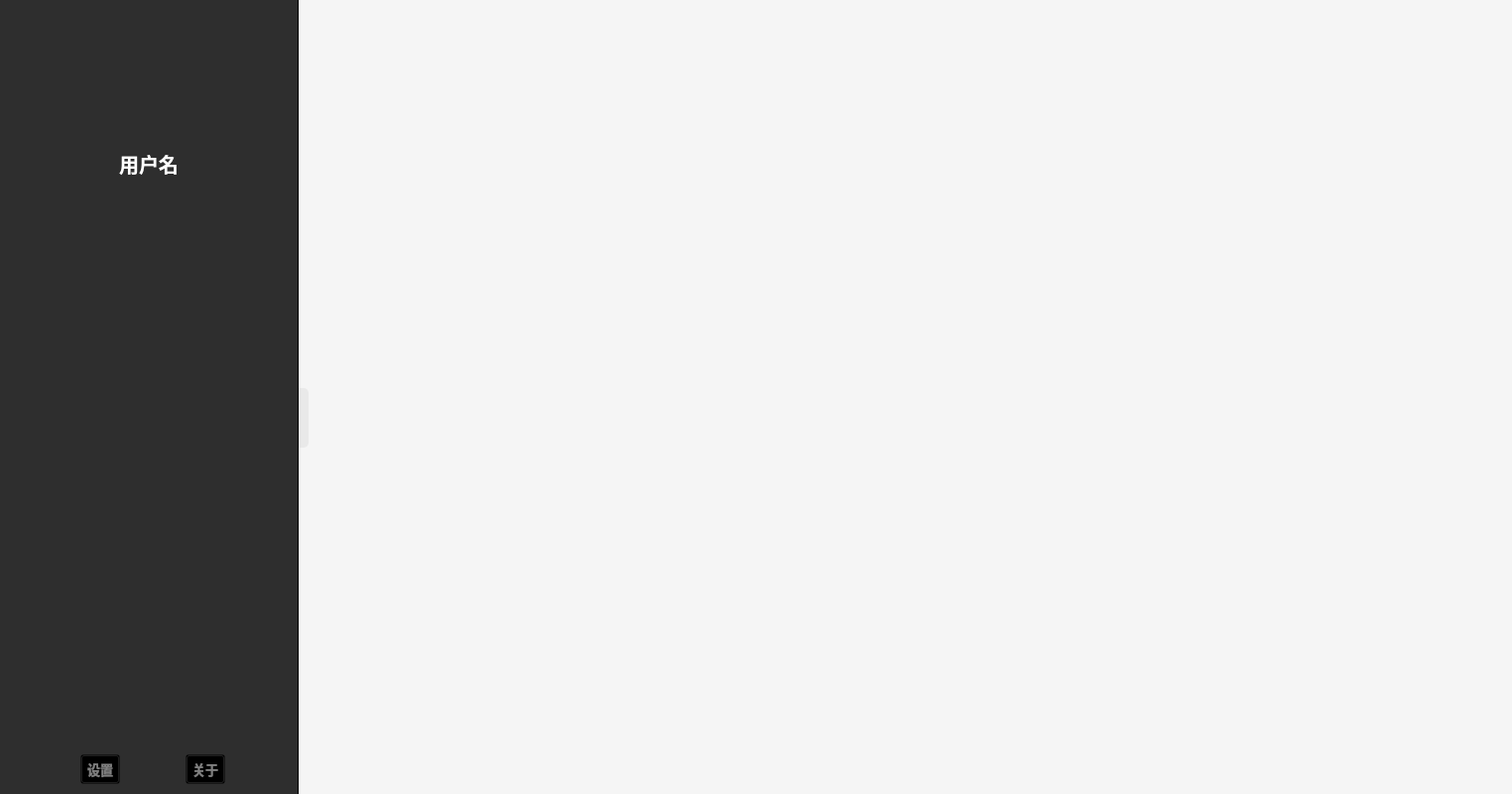
<?xml version="1.0" encoding="UTF-8"?>
<ui version="4.0">
 <class>Widget</class>
 <widget class="QWidget" name="Widget">
  <property name="geometry">
   <rect>
    <x>0</x>
    <y>0</y>
    <width>1524</width>
    <height>800</height>
   </rect>
  </property>
  <property name="minimumSize">
   <size>
    <width>1200</width>
    <height>800</height>
   </size>
  </property>
  <property name="maximumSize">
   <size>
    <width>16777215</width>
    <height>16777215</height>
   </size>
  </property>
  <property name="windowTitle">
   <string>Widget</string>
  </property>
  <layout class="QGridLayout" name="widgetGridLayout">
   <property name="leftMargin">
    <number>0</number>
   </property>
   <property name="topMargin">
    <number>0</number>
   </property>
   <property name="rightMargin">
    <number>0</number>
   </property>
   <property name="bottomMargin">
    <number>0</number>
   </property>
   <property name="spacing">
    <number>0</number>
   </property>
   <item row="0" column="0">
    <widget class="QWidget" name="mainWidget" native="true">
     <property name="minimumSize">
      <size>
       <width>0</width>
       <height>800</height>
      </size>
     </property>
     <layout class="QGridLayout" name="mainWidgetGridLayout">
      <property name="leftMargin">
       <number>0</number>
      </property>
      <property name="topMargin">
       <number>0</number>
      </property>
      <property name="rightMargin">
       <number>0</number>
      </property>
      <property name="bottomMargin">
       <number>0</number>
      </property>
      <property name="spacing">
       <number>0</number>
      </property>
      <item row="0" column="0">
       <widget class="QSplitter" name="splitter">
        <property name="orientation">
         <enum>Qt::Horizontal</enum>
        </property>
        <property name="opaqueResize">
         <bool>true</bool>
        </property>
        <property name="handleWidth">
         <number>0</number>
        </property>
        <property name="childrenCollapsible">
         <bool>false</bool>
        </property>
        <widget class="QWidget" name="leftWidget" native="true">
         <property name="minimumSize">
          <size>
           <width>0</width>
           <height>0</height>
          </size>
         </property>
         <property name="maximumSize">
          <size>
           <width>300</width>
           <height>16777215</height>
          </size>
         </property>
         <property name="styleSheet">
          <string notr="true">QWidget#leftWidget{background:#2e2e2e;}</string>
         </property>
         <layout class="QGridLayout" name="leftWidgetGridLayout">
          <property name="leftMargin">
           <number>0</number>
          </property>
          <property name="topMargin">
           <number>0</number>
          </property>
          <property name="rightMargin">
           <number>0</number>
          </property>
          <property name="bottomMargin">
           <number>0</number>
          </property>
          <property name="spacing">
           <number>0</number>
          </property>
          <item row="0" column="0">
           <widget class="QWidget" name="userInfoWidget" native="true">
            <property name="sizePolicy">
             <sizepolicy hsizetype="Preferred" vsizetype="Preferred">
              <horstretch>1</horstretch>
              <verstretch>0</verstretch>
             </sizepolicy>
            </property>
            <property name="minimumSize">
             <size>
              <width>100</width>
              <height>200</height>
             </size>
            </property>
            <property name="maximumSize">
             <size>
              <width>16777215</width>
              <height>200</height>
             </size>
            </property>
            <layout class="QGridLayout" name="userInfoWidgetGridLayout">
             <property name="leftMargin">
              <number>0</number>
             </property>
             <property name="topMargin">
              <number>0</number>
             </property>
             <property name="rightMargin">
              <number>0</number>
             </property>
             <property name="bottomMargin">
              <number>0</number>
             </property>
             <property name="spacing">
              <number>0</number>
             </property>
             <item row="0" column="0">
              <layout class="QVBoxLayout" name="verticalLayout">
               <item>
                <spacer name="verticalSpacer">
                 <property name="orientation">
                  <enum>Qt::Vertical</enum>
                 </property>
                 <property name="sizeType">
                  <enum>QSizePolicy::Minimum</enum>
                 </property>
                 <property name="sizeHint" stdset="0">
                  <size>
                   <width>20</width>
                   <height>20</height>
                  </size>
                 </property>
                </spacer>
               </item>
               <item>
                <layout class="QHBoxLayout" name="portraitLayout">
                 <item>
                  <spacer name="portraitLayoutHSpacerL">
                   <property name="orientation">
                    <enum>Qt::Horizontal</enum>
                   </property>
                   <property name="sizeHint" stdset="0">
                    <size>
                     <width>40</width>
                     <height>20</height>
                    </size>
                   </property>
                  </spacer>
                 </item>
                 <item>
                  <widget class="QLabel" name="userPortrait">
                   <property name="sizePolicy">
                    <sizepolicy hsizetype="Preferred" vsizetype="Preferred">
                     <horstretch>0</horstretch>
                     <verstretch>0</verstretch>
                    </sizepolicy>
                   </property>
                   <property name="minimumSize">
                    <size>
                     <width>100</width>
                     <height>100</height>
                    </size>
                   </property>
                   <property name="maximumSize">
                    <size>
                     <width>100</width>
                     <height>100</height>
                    </size>
                   </property>
                   <property name="cursor">
                    <cursorShape>PointingHandCursor</cursorShape>
                   </property>
                   <property name="toolTip">
                    <string>用户中心</string>
                   </property>
                   <property name="layoutDirection">
                    <enum>Qt::LeftToRight</enum>
                   </property>
                   <property name="styleSheet">
                    <string notr="true"/>
                   </property>
                   <property name="frameShape">
                    <enum>QFrame::NoFrame</enum>
                   </property>
                   <property name="frameShadow">
                    <enum>QFrame::Plain</enum>
                   </property>
                   <property name="text">
                    <string/>
                   </property>
                   <property name="textFormat">
                    <enum>Qt::AutoText</enum>
                   </property>
                   <property name="pixmap">
                    <pixmap resource="../qrc/custom/custom.qrc">:/custom/icons/portrait.png</pixmap>
                   </property>
                   <property name="scaledContents">
                    <bool>true</bool>
                   </property>
                   <property name="alignment">
                    <set>Qt::AlignCenter</set>
                   </property>
                   <property name="wordWrap">
                    <bool>false</bool>
                   </property>
                   <property name="margin">
                    <number>0</number>
                   </property>
                   <property name="indent">
                    <number>0</number>
                   </property>
                  </widget>
                 </item>
                 <item>
                  <spacer name="portraitLayoutHSpacerR">
                   <property name="orientation">
                    <enum>Qt::Horizontal</enum>
                   </property>
                   <property name="sizeHint" stdset="0">
                    <size>
                     <width>40</width>
                     <height>20</height>
                    </size>
                   </property>
                  </spacer>
                 </item>
                </layout>
               </item>
               <item>
                <spacer name="verticalSpacer_2">
                 <property name="orientation">
                  <enum>Qt::Vertical</enum>
                 </property>
                 <property name="sizeType">
                  <enum>QSizePolicy::Fixed</enum>
                 </property>
                 <property name="sizeHint" stdset="0">
                  <size>
                   <width>17</width>
                   <height>10</height>
                  </size>
                 </property>
                </spacer>
               </item>
               <item>
                <layout class="QHBoxLayout" name="usernameHLayout">
                 <item>
                  <spacer name="horizontalSpacer">
                   <property name="orientation">
                    <enum>Qt::Horizontal</enum>
                   </property>
                   <property name="sizeHint" stdset="0">
                    <size>
                     <width>40</width>
                     <height>20</height>
                    </size>
                   </property>
                  </spacer>
                 </item>
                 <item>
                  <layout class="QVBoxLayout" name="usernameVLayout">
                   <item>
                    <widget class="QLabel" name="usernameLabel">
                     <property name="minimumSize">
                      <size>
                       <width>0</width>
                       <height>30</height>
                      </size>
                     </property>
                     <property name="maximumSize">
                      <size>
                       <width>1000</width>
                       <height>30</height>
                      </size>
                     </property>
                     <property name="font">
                      <font>
                       <pointsize>15</pointsize>
                       <bold>true</bold>
                      </font>
                     </property>
                     <property name="cursor">
                      <cursorShape>ArrowCursor</cursorShape>
                     </property>
                     <property name="toolTip">
                      <string>用户名</string>
                     </property>
                     <property name="styleSheet">
                      <string notr="true">QLabel{color: white;}</string>
                     </property>
                     <property name="text">
                      <string>用户名</string>
                     </property>
                     <property name="textFormat">
                      <enum>Qt::AutoText</enum>
                     </property>
                     <property name="scaledContents">
                      <bool>true</bool>
                     </property>
                     <property name="alignment">
                      <set>Qt::AlignCenter</set>
                     </property>
                     <property name="wordWrap">
                      <bool>true</bool>
                     </property>
                    </widget>
                   </item>
                  </layout>
                 </item>
                 <item>
                  <spacer name="horizontalSpacer_2">
                   <property name="orientation">
                    <enum>Qt::Horizontal</enum>
                   </property>
                   <property name="sizeHint" stdset="0">
                    <size>
                     <width>40</width>
                     <height>20</height>
                    </size>
                   </property>
                  </spacer>
                 </item>
                </layout>
               </item>
               <item>
                <spacer name="verticalSpacer_3">
                 <property name="orientation">
                  <enum>Qt::Vertical</enum>
                 </property>
                 <property name="sizeType">
                  <enum>QSizePolicy::Fixed</enum>
                 </property>
                 <property name="sizeHint" stdset="0">
                  <size>
                   <width>17</width>
                   <height>10</height>
                  </size>
                 </property>
                </spacer>
               </item>
              </layout>
             </item>
            </layout>
           </widget>
          </item>
          <item row="1" column="0">
           <widget class="QWidget" name="listViewWidget" native="true">
            <layout class="QGridLayout" name="listViewWidgetGridLayout">
             <property name="leftMargin">
              <number>5</number>
             </property>
             <property name="topMargin">
              <number>5</number>
             </property>
             <property name="rightMargin">
              <number>5</number>
             </property>
             <property name="bottomMargin">
              <number>5</number>
             </property>
             <property name="spacing">
              <number>0</number>
             </property>
             <item row="2" column="0">
              <widget class="NavListView" name="listView">
               <property name="cursor" stdset="0">
                <cursorShape>ArrowCursor</cursorShape>
               </property>
               <property name="styleSheet">
                <string notr="true">QListView{background:transparent;border:0px;}
QListView:item{height:20px;}</string>
               </property>
               <property name="lineWidth">
                <number>2</number>
               </property>
               <property name="spacing">
                <number>0</number>
               </property>
              </widget>
             </item>
             <item row="3" column="0">
              <layout class="QHBoxLayout" name="horizontalLayout_3">
               <property name="leftMargin">
                <number>10</number>
               </property>
               <property name="bottomMargin">
                <number>5</number>
               </property>
               <item>
                <widget class="QToolButton" name="settingButton">
                 <property name="minimumSize">
                  <size>
                   <width>0</width>
                   <height>30</height>
                  </size>
                 </property>
                 <property name="maximumSize">
                  <size>
                   <width>16777215</width>
                   <height>30</height>
                  </size>
                 </property>
                 <property name="font">
                  <font>
                   <family>黑体</family>
                   <pointsize>10</pointsize>
                   <bold>true</bold>
                  </font>
                 </property>
                 <property name="cursor">
                  <cursorShape>PointingHandCursor</cursorShape>
                 </property>
                 <property name="toolTip">
                  <string>设置</string>
                 </property>
                 <property name="styleSheet">
                  <string notr="true">QToolButton{background:transparent;color:rgba(255,255,255,50%);}
QToolButton:hover{background:transparent;color:rgba(255,255,255,100%);}</string>
                 </property>
                 <property name="text">
                  <string>设置</string>
                 </property>
                 <property name="iconSize">
                  <size>
                   <width>22</width>
                   <height>22</height>
                  </size>
                 </property>
                 <property name="toolButtonStyle">
                  <enum>Qt::ToolButtonTextBesideIcon</enum>
                 </property>
                </widget>
               </item>
               <item>
                <widget class="QToolButton" name="aboutButton">
                 <property name="minimumSize">
                  <size>
                   <width>0</width>
                   <height>30</height>
                  </size>
                 </property>
                 <property name="maximumSize">
                  <size>
                   <width>16777215</width>
                   <height>30</height>
                  </size>
                 </property>
                 <property name="font">
                  <font>
                   <family>黑体</family>
                   <pointsize>10</pointsize>
                   <bold>true</bold>
                  </font>
                 </property>
                 <property name="cursor">
                  <cursorShape>PointingHandCursor</cursorShape>
                 </property>
                 <property name="toolTip">
                  <string>关于</string>
                 </property>
                 <property name="styleSheet">
                  <string notr="true">QToolButton{background:transparent;color:rgba(255,255,255,50%);}
QToolButton:hover{background:transparent;color:rgba(255,255,255,100%);}</string>
                 </property>
                 <property name="text">
                  <string>关于</string>
                 </property>
                 <property name="iconSize">
                  <size>
                   <width>22</width>
                   <height>22</height>
                  </size>
                 </property>
                 <property name="toolButtonStyle">
                  <enum>Qt::ToolButtonTextBesideIcon</enum>
                 </property>
                </widget>
               </item>
              </layout>
             </item>
            </layout>
           </widget>
          </item>
         </layout>
        </widget>
        <widget class="QWidget" name="rightWidget" native="true">
         <property name="contextMenuPolicy">
          <enum>Qt::NoContextMenu</enum>
         </property>
         <property name="styleSheet">
          <string notr="true">QWidget#rightWidget{border-left:1px solid;background:#f5f5f5;}</string>
         </property>
         <layout class="QGridLayout" name="rightWidgetGridLayout">
          <property name="leftMargin">
           <number>0</number>
          </property>
          <property name="topMargin">
           <number>0</number>
          </property>
          <property name="rightMargin">
           <number>0</number>
          </property>
          <property name="bottomMargin">
           <number>0</number>
          </property>
          <property name="spacing">
           <number>0</number>
          </property>
          <item row="0" column="0">
           <layout class="QVBoxLayout" name="rightLayout">
            <property name="spacing">
             <number>0</number>
            </property>
            <item>
             <widget class="QWidget" name="titleBarWidget" native="true">
              <property name="minimumSize">
               <size>
                <width>0</width>
                <height>32</height>
               </size>
              </property>
              <property name="maximumSize">
               <size>
                <width>16777215</width>
                <height>32</height>
               </size>
              </property>
              <property name="layoutDirection">
               <enum>Qt::LeftToRight</enum>
              </property>
              <layout class="QGridLayout" name="titleBarWidgetGridLayout">
               <property name="leftMargin">
                <number>0</number>
               </property>
               <property name="topMargin">
                <number>0</number>
               </property>
               <property name="rightMargin">
                <number>0</number>
               </property>
               <property name="bottomMargin">
                <number>0</number>
               </property>
               <property name="spacing">
                <number>0</number>
               </property>
               <item row="0" column="0">
                <layout class="QHBoxLayout" name="titleBarLayout">
                 <property name="spacing">
                  <number>0</number>
                 </property>
                 <property name="sizeConstraint">
                  <enum>QLayout::SetMaximumSize</enum>
                 </property>
                 <item>
                  <spacer name="titleBarLayoutHSpacer">
                   <property name="orientation">
                    <enum>Qt::Horizontal</enum>
                   </property>
                   <property name="sizeHint" stdset="0">
                    <size>
                     <width>40</width>
                     <height>30</height>
                    </size>
                   </property>
                  </spacer>
                 </item>
                 <item>
                  <widget class="QPushButton" name="stickTopButton">
                   <property name="minimumSize">
                    <size>
                     <width>30</width>
                     <height>30</height>
                    </size>
                   </property>
                   <property name="maximumSize">
                    <size>
                     <width>30</width>
                     <height>30</height>
                    </size>
                   </property>
                   <property name="cursor">
                    <cursorShape>ArrowCursor</cursorShape>
                   </property>
                   <property name="toolTip">
                    <string>置顶</string>
                   </property>
                   <property name="styleSheet">
                    <string notr="true">QPushButton{border:0px;
background:transparent;}
QPushButton:hover{border:0px;
background:transparent;background-color:#e2e2e2;}</string>
                   </property>
                   <property name="text">
                    <string/>
                   </property>
                   <property name="icon">
                    <iconset resource="../qrc/custom/custom.qrc">
                     <normaloff>:/custom/icons/sticktop.png</normaloff>:/custom/icons/sticktop.png</iconset>
                   </property>
                   <property name="iconSize">
                    <size>
                     <width>23</width>
                     <height>23</height>
                    </size>
                   </property>
                  </widget>
                 </item>
                 <item>
                  <widget class="QPushButton" name="minimizeButton">
                   <property name="minimumSize">
                    <size>
                     <width>30</width>
                     <height>30</height>
                    </size>
                   </property>
                   <property name="maximumSize">
                    <size>
                     <width>30</width>
                     <height>30</height>
                    </size>
                   </property>
                   <property name="cursor">
                    <cursorShape>ArrowCursor</cursorShape>
                   </property>
                   <property name="toolTip">
                    <string>最小化</string>
                   </property>
                   <property name="styleSheet">
                    <string notr="true">QPushButton{border:0px;
background:transparent;}
QPushButton:hover{border:0px;
background:transparent;background-color:#e2e2e2;}</string>
                   </property>
                   <property name="text">
                    <string/>
                   </property>
                   <property name="icon">
                    <iconset resource="../qrc/custom/custom.qrc">
                     <normaloff>:/custom/icons/minimize.png</normaloff>:/custom/icons/minimize.png</iconset>
                   </property>
                  </widget>
                 </item>
                 <item>
                  <widget class="QPushButton" name="maximizeButton">
                   <property name="minimumSize">
                    <size>
                     <width>30</width>
                     <height>30</height>
                    </size>
                   </property>
                   <property name="maximumSize">
                    <size>
                     <width>30</width>
                     <height>30</height>
                    </size>
                   </property>
                   <property name="font">
                    <font>
                     <pointsize>9</pointsize>
                    </font>
                   </property>
                   <property name="cursor">
                    <cursorShape>ArrowCursor</cursorShape>
                   </property>
                   <property name="toolTip">
                    <string>最大化</string>
                   </property>
                   <property name="styleSheet">
                    <string notr="true">QPushButton{border:0px;
background:transparent;}
QPushButton:hover{border:0px;
background:transparent;background-color:#e2e2e2;}</string>
                   </property>
                   <property name="text">
                    <string/>
                   </property>
                   <property name="icon">
                    <iconset resource="../qrc/custom/custom.qrc">
                     <normaloff>:/custom/icons/maximize.png</normaloff>:/custom/icons/maximize.png</iconset>
                   </property>
                   <property name="iconSize">
                    <size>
                     <width>20</width>
                     <height>20</height>
                    </size>
                   </property>
                  </widget>
                 </item>
                 <item>
                  <widget class="QPushButton" name="closeButton">
                   <property name="minimumSize">
                    <size>
                     <width>30</width>
                     <height>30</height>
                    </size>
                   </property>
                   <property name="maximumSize">
                    <size>
                     <width>30</width>
                     <height>30</height>
                    </size>
                   </property>
                   <property name="font">
                    <font>
                     <family>Microsoft YaHei UI</family>
                     <stylestrategy>PreferAntialias</stylestrategy>
                    </font>
                   </property>
                   <property name="cursor">
                    <cursorShape>ArrowCursor</cursorShape>
                   </property>
                   <property name="toolTip">
                    <string>关闭</string>
                   </property>
                   <property name="styleSheet">
                    <string notr="true">QPushButton{border:0px;
background:transparent;}
QPushButton:hover{border:0px;
background:transparent;background-color:#fb7373;}</string>
                   </property>
                   <property name="text">
                    <string/>
                   </property>
                   <property name="icon">
                    <iconset resource="../qrc/custom/custom.qrc">
                     <normaloff>:/custom/icons/close.png</normaloff>:/custom/icons/close.png</iconset>
                   </property>
                  </widget>
                 </item>
                </layout>
               </item>
              </layout>
             </widget>
            </item>
            <item>
             <layout class="QHBoxLayout" name="horizontalLayout">
              <property name="spacing">
               <number>0</number>
              </property>
              <item>
               <widget class="QWidget" name="sideWidget" native="true">
                <property name="minimumSize">
                 <size>
                  <width>15</width>
                  <height>0</height>
                 </size>
                </property>
                <property name="maximumSize">
                 <size>
                  <width>15</width>
                  <height>16777215</height>
                 </size>
                </property>
                <layout class="QGridLayout" name="gridLayout">
                 <property name="leftMargin">
                  <number>1</number>
                 </property>
                 <property name="topMargin">
                  <number>0</number>
                 </property>
                 <property name="rightMargin">
                  <number>0</number>
                 </property>
                 <property name="bottomMargin">
                  <number>0</number>
                 </property>
                 <property name="spacing">
                  <number>0</number>
                 </property>
                 <item row="1" column="0">
                  <widget class="QToolButton" name="sideButton">
                   <property name="minimumSize">
                    <size>
                     <width>10</width>
                     <height>60</height>
                    </size>
                   </property>
                   <property name="maximumSize">
                    <size>
                     <width>10</width>
                     <height>16777215</height>
                    </size>
                   </property>
                   <property name="cursor">
                    <cursorShape>PointingHandCursor</cursorShape>
                   </property>
                   <property name="toolTip">
                    <string>收起左栏</string>
                   </property>
                   <property name="styleSheet">
                    <string notr="true">QToolButton{background:#e9e9e9;border:0px solid rgb(167, 166, 170);border-radius:5px;border-top-left-radius:0px;border-bottom-left-radius:0px;}QToolButton:hover{background:#d2d2d2;border:1px solid rgb(56, 205, 127);border-left:0px;}QToolButton:press{background:#d2d2d2;}</string>
                   </property>
                   <property name="text">
                    <string/>
                   </property>
                   <property name="icon">
                    <iconset resource="../qrc/custom/custom.qrc">
                     <normaloff>:/custom/icons/turnleft.png</normaloff>:/custom/icons/turnleft.png</iconset>
                   </property>
                   <property name="iconSize">
                    <size>
                     <width>10</width>
                     <height>50</height>
                    </size>
                   </property>
                  </widget>
                 </item>
                 <item row="0" column="0">
                  <spacer name="verticalSpacer_4">
                   <property name="orientation">
                    <enum>Qt::Vertical</enum>
                   </property>
                   <property name="sizeHint" stdset="0">
                    <size>
                     <width>20</width>
                     <height>359</height>
                    </size>
                   </property>
                  </spacer>
                 </item>
                 <item row="2" column="0">
                  <spacer name="verticalSpacer_5">
                   <property name="orientation">
                    <enum>Qt::Vertical</enum>
                   </property>
                   <property name="sizeHint" stdset="0">
                    <size>
                     <width>20</width>
                     <height>40</height>
                    </size>
                   </property>
                  </spacer>
                 </item>
                </layout>
               </widget>
              </item>
              <item>
               <widget class="QWidget" name="rightMainWidget" native="true">
                <property name="styleSheet">
                 <string notr="true"/>
                </property>
                <layout class="QGridLayout" name="rightMainWidgetGridLayout">
                 <property name="leftMargin">
                  <number>0</number>
                 </property>
                 <property name="topMargin">
                  <number>0</number>
                 </property>
                </layout>
               </widget>
              </item>
             </layout>
            </item>
           </layout>
          </item>
         </layout>
        </widget>
       </widget>
      </item>
     </layout>
    </widget>
   </item>
  </layout>
 </widget>
 <customwidgets>
  <customwidget>
   <class>NavListView</class>
   <extends>QListView</extends>
   <header>controller/navlistview.h</header>
  </customwidget>
 </customwidgets>
 <resources>
  <include location="../qrc/custom/custom.qrc"/>
 </resources>
 <connections/>
</ui>
